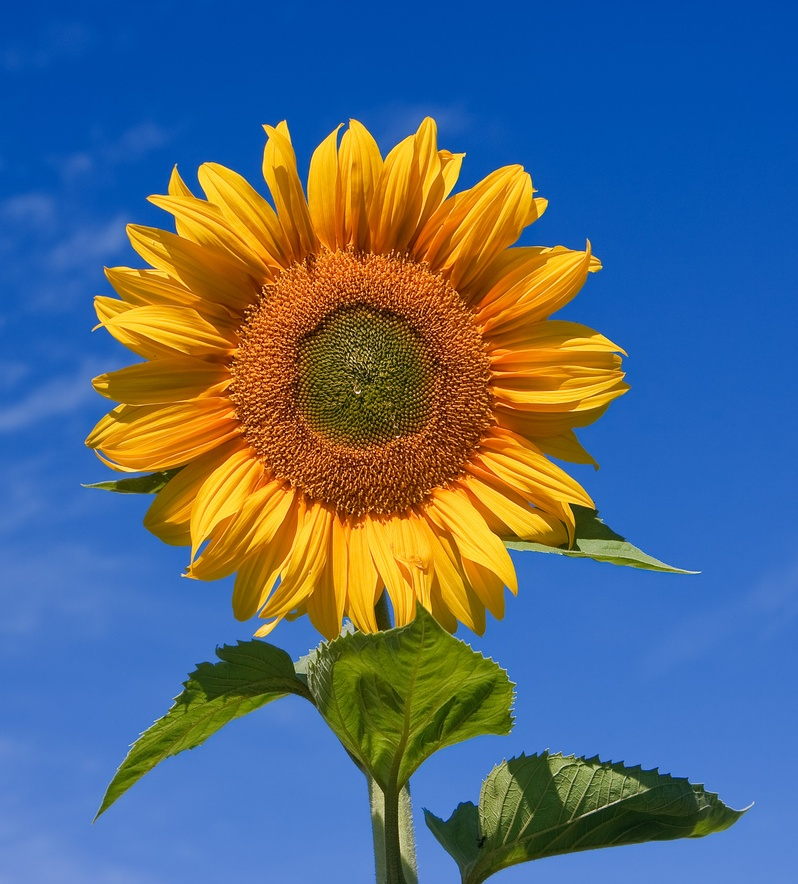
#> input picture PythonIV/1228/sunflower.jpeg, 798 x 884 px, shrunk from 1404 x 1555 before the run, found by its file name
$ python hsvSunflower.py
#> lines starting #> are read from the running program, lines starting #| are printed output that depends on the picture; after the words box and inside, x2 and y2 are one past the last pixel; in counts of white or black regions, pixels touching at a corner belong together
import cv2
import numpy as np

img = cv2.imread('/opt/Python IV影像辨識與機器學習/2023/1228/sunflower.jpeg')
#> img is the input picture: shape (884, 798, 3); mean B, G, R 126.8, 106.1, 84.3

hsv_img = cv2.cvtColor(img, cv2.COLOR_BGR2HSV)
#> hsv_img: shape (884, 798, 3); mean H, S, V 76.2, 208.2, 178.8

yellow = cv2.inRange(hsv_img, (15,34,0), (25,255,255))
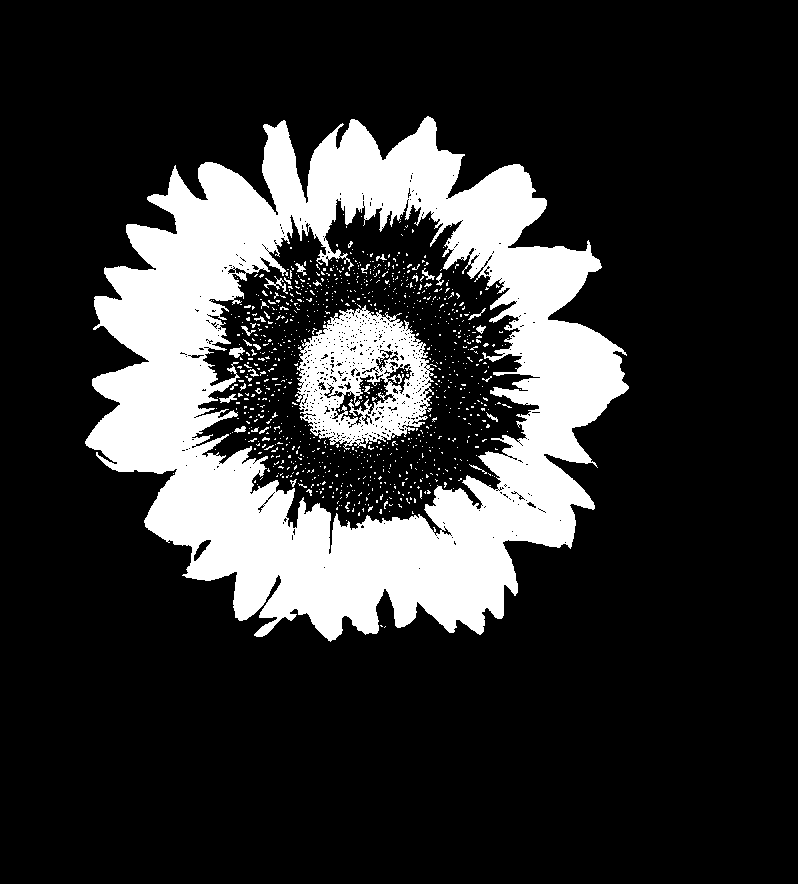
#> yellow: shape (884, 798); 19.5% white; 946 white regions (914 under 20 px), largest, box (x1, y1, x2, y2) and area: (85, 116, 629, 642) 121022, (295, 305, 437, 450) 11641, (264, 276, 288, 294) 115
#green = cv2.inRange(hsv_img, (36,0,0), (70,255,255))

output = cv2.bitwise_and(img, img, mask=yellow)
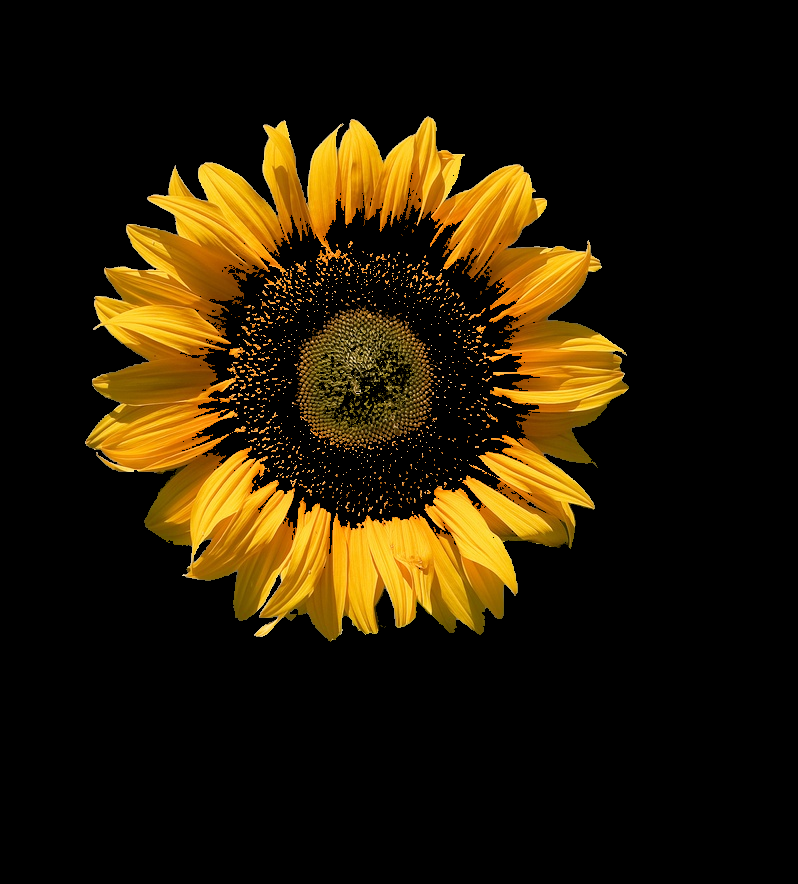
#> output: shape (884, 798, 3); mean B, G, R 4, 26.7, 38.7

cv2.imshow('img', output)
cv2.waitKey()
cv2.destroyAllWindows()
